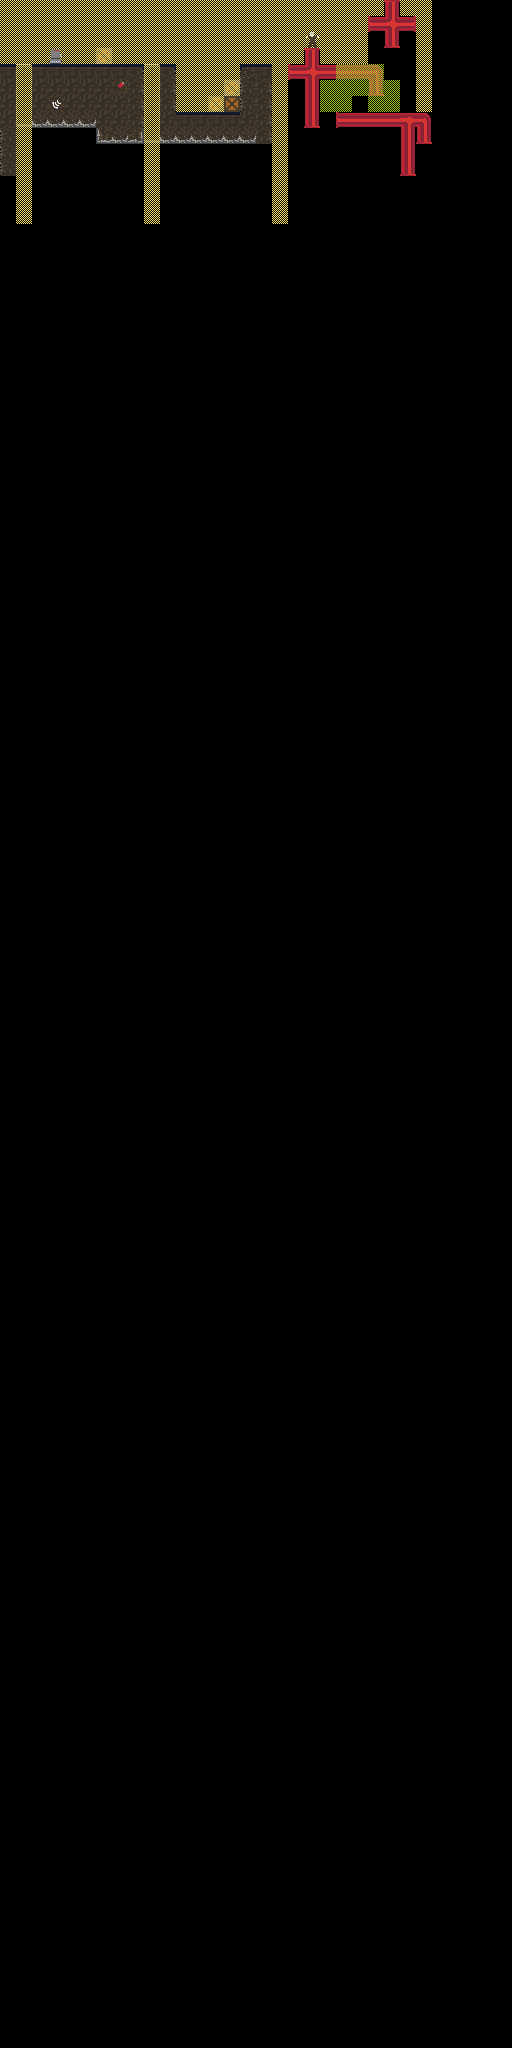

Below is a game level as drawn by its tile map, then a one-line description and the .tmx that defines it (tile-layer data replaced by summaries):
An orthogonal 32x128 tile map with 16x16 px tiles, 3 tile layers (terrain, light, obj), 2 tilesets.

<map version="1.0" orientation="orthogonal" renderorder="left-up" width="32" height="128" tilewidth="16" tileheight="16" nextobjectid="1">
 <tileset firstgid="1" name="tileset" tilewidth="16" tileheight="16" tilecount="65" columns="5">
  <image source="../images/tileset.png" width="80" height="208" />
 </tileset>
 <tileset firstgid="66" name="decals" tilewidth="16" tileheight="16" tilecount="15" columns="5">
  <image source="../images/decals.png" width="80" height="48" />
 </tileset>
 <layer name="terrain" width="32" height="128">
  <data>[4096 cells, 100 non-empty, 25 distinct tile ids]</data>
 </layer>
 <layer name="light" width="32" height="128">
  <data>[4096 cells, 153 non-empty, 2 distinct tile ids]</data>
 </layer>
 <layer name="obj" width="32" height="128">
  <data>[4096 cells, 2 non-empty, 2 distinct tile ids]</data>
 </layer>
</map>
